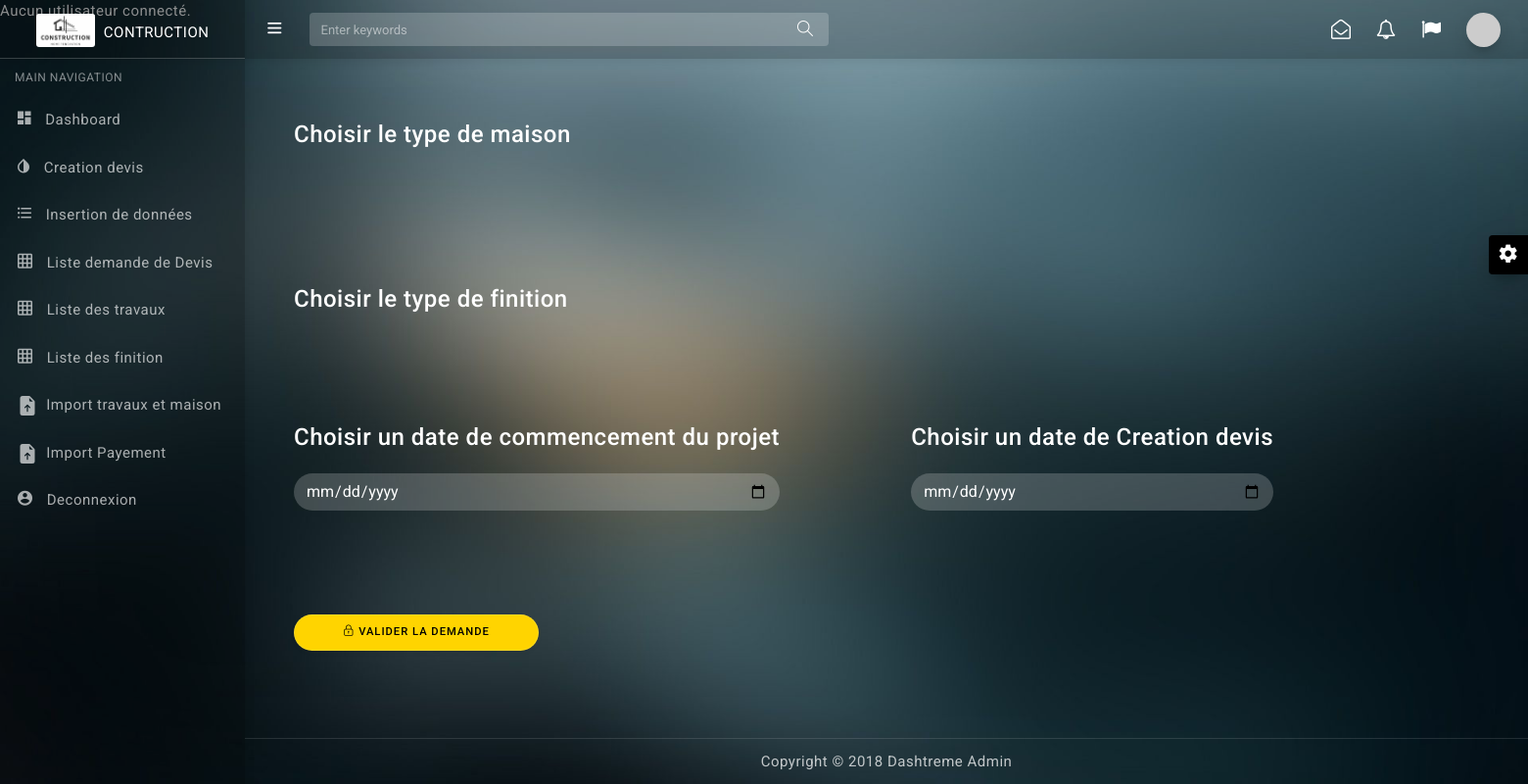
Before: /index.php/controller/liste with the older database file.
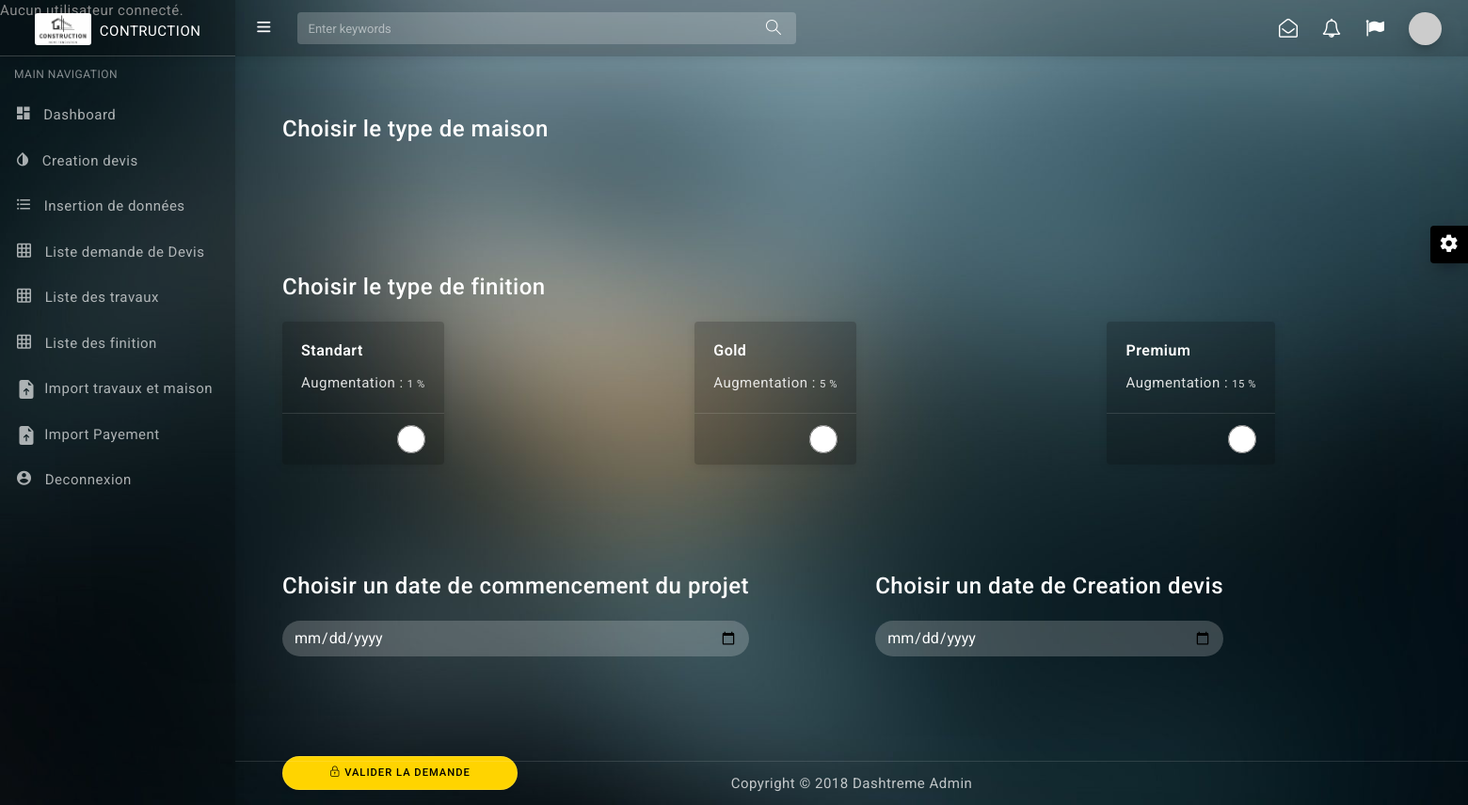
After: the same page with the newer database file.
### application/controllers/Controller.php (called while the page is built, shortened)
<?php
class Controller extends CI_Controller {
	public function __construct()
	{
		$this->load->helper(array('form', 'url'));
        $this->load->library('form_validation');
        $this->load->library('session');
	}
	public function liste()
	{
		$data['page'] = "cards";
		$data['finition']= $this->model->findAll3('finition','id', 'designation', 'pourcentage');
		$data['devis_maison']= $this->model->findAll10('somme_prix_devis_maison','id_devis','id_maison', 'designation_devis', 'nom_maison', 'somme_prix_total', 'duree_maison', 'nombre_chambres' , 'nombre_cuisines' ,'nombre_salons', 'nombre_toilettes');
		$this->load->view('header', $data);
	}
}

### index.php (called while the page is built, shortened)
<?php
require_once BASEPATH.'core/CodeIgniter.php';

### application/models/ModelGeneral.php (called while the page is built, shortened)
<?php
    class ModelGeneral extends CI_Model{
		public function findAll3($table, $colonne, $colonne1, $colonne2){
			$sql = "SELECT * FROM %s order by %s asc";
			$sql = sprintf($sql, $table, $colonne, $colonne1, $colonne2);
			return $this->db->query($sql)->result();
		}
    }
?>

### application/views/cards.php (the view, shortened to what this page needs)
<?php
  $user = $this->session->userdata('utilisateur');
  $user2 = $this->session->userdata('administrateur');
  if ($user ) {
      echo 'Nom d\'utilisateur : ' . $user['telephone'];
  } elseif($user2) {
      echo 'Nom d\'utilisateur : ' . $user2['telephone'];
  }else{
      echo "Aucun utilisateur connecté.";
  }
?>
   <div class="row" style="margin-top:100px;">
        <div class="col-10" style="margin-left: 300px; overflow-x: none;">
          <h4 class="d-inline">Choisir le type de maison</h4>
          <div class="row" style="margin-top:50px;">
          <div class="col-md-6 col-lg-3">
          <form action="<?= base_url("Controller/insertion_demande_maison_finition"); ?>" method="post"  id="packForm" enctype="multipart/form-data">
              <br>
              <br>
              <br>
              <br>
          <h4 class="d-inline">Choisir le type de finition</h4>
          <br></br>
          <div style="display:flex; align-items:center; width: 1500px ;height:auto; justify-content:space-between;">
          <?php foreach($finition as $tt){ ?>
                <div class="card">
                    <div class="card-body">
                        <h5 class="card-title"><?php echo $tt->designation;?></h5>
                        <p class="card-text d-inline">Augmentation : <small class="text"><?php echo $tt->pourcentage;?> %</small></p> <br>
                    </div>
                    <div class="card-footer">
                    <input type="radio" style="width: 30px; height:30px;" name="selected_finition" value="<?php echo $tt->id;?>" class="btn-radio float-right">
                    </div>
                </div>
              <?php }?>
              </div>
              <br>
              <br>
              <br>
              <br>
              <div class="date" style="display:flex; align-items:center; width: 1000px ;height:auto; justify-content:space-between;">
                  <div class="form-group">
                  <h4 class="d-inline">Choisir un date de commencement du projet</h4>
                  <br></br>
                        <input type="date" name="date_debut" class="form-control form-control-rounded" id="input-7">
                  </div>
                  <div class="form-group">
                  <h4 class="d-inline">Choisir un date de Creation devis</h4>
                  <br></br>
                        <input type="date" name="date_creation_devis" class="form-control form-control-rounded" id="input-7">
                  </div>
              </div>
              <br>
              <br>
              <br>
              <br>
            <div class="form-group" >
              <button type="submit" style="width:250px; color:#000000;background-color: #ffd400;" class="btn btn-light btn-round px-5 "><i class="icon-lock"></i> Valider la demande</button>
            </div>
          </form>
          </div>
          </div>
      </div>
    </div>
   </div>

Changed rows visible on the page:
added finition: designation "Standart", pourcentage "1"
added finition: designation "Gold", pourcentage "5"
added finition: designation "Premium", pourcentage "15"
